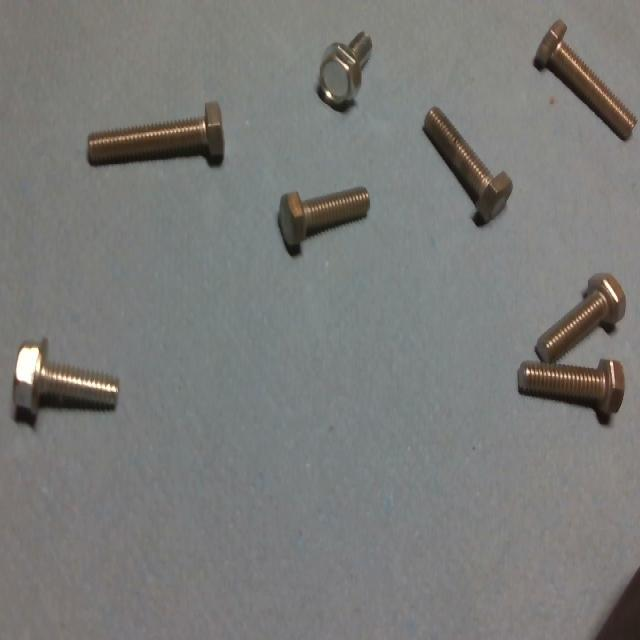
#> input picture imagens_teste/img1.jpg, 640 x 640 px; its folder holds only this picture in this run
$ python run_all.py
#> lines starting #> are read from the running program, lines starting #| are printed output that depends on the picture; after the words box and inside, x2 and y2 are one past the last pixel; in counts of white or black regions, pixels touching at a corner belong together
### contador_parafusos.py

from pathlib import Path
import cv2
import numpy as np
import matplotlib.pyplot as plt


#já esse arquivo funciona como o cérebro do sistema
#ele faz o pre processamento da imagem, detecta os
#contornos, estima a quantidade de parafusos, avalia o risco
#de erro e gera as imagens de resultado e etapas de processamento,
#tudo isso encapsulado na classe Count_Parafuso que é importada
#e utilizada tanto no run_all.py para processar as imagens do
#desafio quanto no app.py para a aplicação web.

class Count_Parafuso:
    """Classe responsável por detectar, contar e sinalizar risco de erro."""

    def __init__(self, area_minima_relativa=0.003, area_padrao_parafuso=0.010):
#> in contar, imagem is the input picture: shape (640, 640, 3); mean B, G, R 120.2, 122.5, 122.1
        self.area_minima_relativa = area_minima_relativa
        self.area_padrao_parafuso = area_padrao_parafuso

    def _pre_processar(self, imagem):
        cinza = cv2.cvtColor(imagem, cv2.COLOR_BGR2GRAY)
        fundo = cv2.medianBlur(cinza, 51)
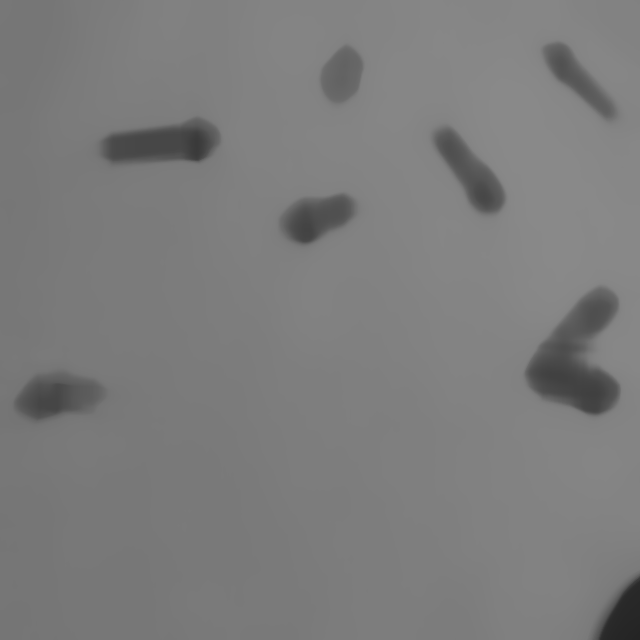
#> fundo: shape (640, 640); min 36, max 137, mean 124
        diferenca = cv2.absdiff(cinza, fundo)
        diferenca = cv2.normalize(diferenca, None, 0, 255, cv2.NORM_MINMAX)
        _, mascara_diferenca = cv2.threshold(
            diferenca, 0, 255, cv2.THRESH_BINARY + cv2.THRESH_OTSU
        )
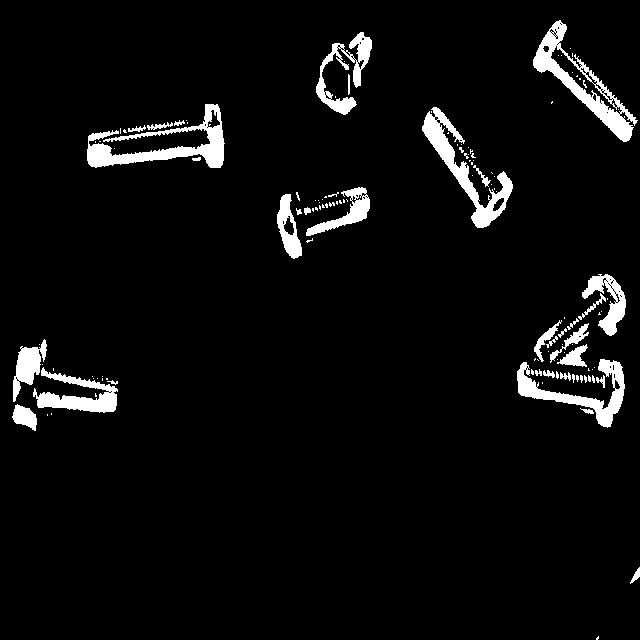
#> mascara_diferenca: shape (640, 640); 4.9% white; 126 white regions (92 under 20 px), largest, box (x1, y1, x2, y2) and area: (87, 104, 225, 168) 2914, (533, 20, 638, 142) 2779, (422, 107, 513, 228) 2512

        suavizada = cv2.GaussianBlur(cinza, (5, 5), 0)
        bordas = cv2.Canny(suavizada, 50, 150)
#> bordas: shape (640, 640); 1.3% white in thin lines or dots
        bordas = cv2.dilate(bordas, np.ones((3, 3), np.uint8), iterations=1)
#> bordas: shape (640, 640); 3.9% white; 12 white regions, largest, box (x1, y1, x2, y2) and area: (516, 271, 627, 427) 2334, (532, 17, 638, 143) 2332, (85, 100, 226, 169) 2244

        mascara = cv2.bitwise_or(mascara_diferenca, bordas)
#> mascara: shape (640, 640); 7% white; 36 white regions (27 under 20 px), largest, box (x1, y1, x2, y2) and area: (516, 271, 627, 428) 6936, (85, 100, 226, 169) 4420, (532, 17, 638, 143) 4038
        mascara = cv2.morphologyEx(
            mascara, cv2.MORPH_CLOSE, np.ones((5, 5), np.uint8), iterations=1
        )
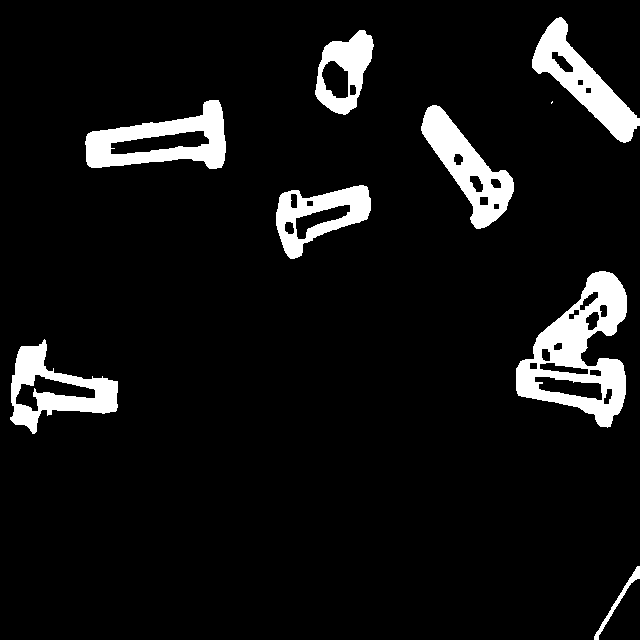
#> mascara: shape (640, 640); 7.6% white; 9 white regions (1 under 20 px), largest, box (x1, y1, x2, y2) and area: (516, 271, 627, 428) 7769, (85, 100, 226, 169) 4722, (532, 17, 640, 143) 4358
        mascara = cv2.morphologyEx(
            mascara, cv2.MORPH_OPEN, np.ones((3, 3), np.uint8), iterations=1
        )
#> mascara: shape (640, 640); 7.6% white; 8 white regions
        return cinza, fundo, diferenca, mascara_diferenca, bordas, mascara

    def contar(
        self,
        caminho_imagem,
        salvar_etapas=False,
        salvar_resultado=False,
        pasta_saida="saida",
        pasta_etapas="etapas_processamento",
    ):
        caminho_imagem = Path(caminho_imagem)
        pasta_saida = Path(pasta_saida)
        pasta_etapas = Path(pasta_etapas)

        imagem = cv2.imread(str(caminho_imagem))
        if imagem is None:
            raise FileNotFoundError(f"Não foi possível abrir a imagem: {caminho_imagem}")

        nome_base = caminho_imagem.stem
        altura, largura = imagem.shape[:2]
        area_imagem = altura * largura

        cinza, fundo, diferenca, mascara_diferenca, bordas, mascara = self._pre_processar(imagem)

        contornos, _ = cv2.findContours(
            mascara, cv2.RETR_EXTERNAL, cv2.CHAIN_APPROX_SIMPLE
        )
#> contornos = 8 contours; box (x1, y1, x2, y2) and area: (516, 271, 627, 427) 9426, (85, 100, 226, 169) 5792, (10, 340, 118, 434) 4904, (421, 105, 514, 229) 4532, (532, 17, 640, 143) 4464, (276, 185, 371, 259) 4002, (315, 30, 374, 115) 3192, (594, 566, 640, 640) 308

        area_minima = self.area_minima_relativa * area_imagem
        area_maxima = 0.60 * area_imagem
        objetos = []

        for contorno in contornos:
            area = cv2.contourArea(contorno)
            if area < area_minima or area > area_maxima:
                continue

            x, y, w, h = cv2.boundingRect(contorno)
            proporcao = max(w, h) / (min(w, h) + 1e-6)

            if proporcao < 1.08 and area < 0.02 * area_imagem:
                continue

            objetos.append(
                {
                    "contorno": contorno,
                    "area": float(area),
                    "caixa": (x, y, w, h),
                    "proporcao": float(proporcao),
                }
            )
#> this loop made 8 passes
#> (area, x, y, w, h, proporcao) on passes 2 to 8: (4904, 10, 340, 108, 94, 1.15), (9425.5, 516, 271, 111, 156, 1.41), (4002, 276, 185, 95, 74, 1.28), (4531.5, 421, 105, 93, 124, 1.33), (5792, 85, 100, 141, 69, 2.04), (3192.5, 315, 30, 59, 85, 1.44), (4463.5, 532, 17, 108, 126, 1.17)
#> after the loop, objetos = 7 items

        quantidade, detalhes_estimativa = self._estimar_quantidade(objetos, area_imagem)
        alerta = self._avaliar_risco(objetos, quantidade, mascara, largura, altura)
        confianca = self._calcular_confianca(objetos, quantidade, alerta, largura, altura)

        imagem_contornos = self._desenhar_contornos(imagem, objetos)
        imagem_resultado = self._desenhar_resultado(
            imagem, objetos, quantidade, confianca, alerta, detalhes_estimativa
        )

        dados = {
            "imagem": caminho_imagem.name,
            "quantidade": int(quantidade),
            "confianca": int(confianca),
            "objetos_detectados": len(objetos),
            "alerta": alerta,
            "detalhes_estimativa": detalhes_estimativa,
            "resultado": imagem_resultado,
            "etapas": {
                "original": imagem,
                "cinza": cinza,
                "fundo_estimado": fundo,
                "diferenca_fundo": diferenca,
                "mascara_por_diferenca": mascara_diferenca,
                "bordas": bordas,
                "mascara_final": mascara,
                "contornos": imagem_contornos,
                "resultado": imagem_resultado,
            },
        }

        if salvar_resultado:
            pasta_saida.mkdir(parents=True, exist_ok=True)
            cv2.imwrite(str(pasta_saida / f"resultado_{nome_base}.jpg"), imagem_resultado)

        if salvar_etapas:
            pasta_etapas.mkdir(parents=True, exist_ok=True)
            self._salvar_etapas(nome_base, dados["etapas"], pasta_etapas)
            self._salvar_painel(nome_base, dados, pasta_etapas)

        return dados

    def _estimar_quantidade(self, objetos, area_imagem):
#> called with area_imagem = 409600
        if not objetos:
            return 0, {"area_referencia": 0, "estimativas_locais": []}

        areas = np.array([obj["area"] for obj in objetos], dtype=float)
#> areas = [4904, 9425.5, 4002, 4531.5, 5792, 3192.5, 4463.5]

        if len(areas) >= 2:
            limite = np.percentile(areas, 70)
#> limite = 5081.6
            area_referencia = float(np.median(areas[areas <= limite]))
#> area_referencia = 4463.5
        else:
            area_referencia = float(self.area_padrao_parafuso * area_imagem)

        quantidade = 0
        estimativas_locais = []

        for obj in objetos:
            area = obj["area"]
            razao = area / max(area_referencia, 1.0)

            if razao >= 1.7:
                estimativa = int(round(razao))
            else:
                estimativa = 1

            estimativa = max(1, min(estimativa, 30))
            quantidade += estimativa
            estimativas_locais.append(
                {
                    "area": round(area, 2),
                    "razao_area": round(razao, 2),
                    "estimativa": int(estimativa),
                }
            )
#> this loop made 7 passes
#> (area, razao, estimativa, quantidade) on passes 1 to 7: (4904, 1.1, 1, 1), (9425.5, 2.11, 2, 3), (4002, 0.897, 1, 4), (4531.5, 1.02, 1, 5), (5792, 1.3, 1, 6), (3192.5, 0.715, 1, 7), (4463.5, 1, 1, 8)
#> after the loop, estimativas_locais = 7 items; quantidade = 8
#> in contar, `quantidade, detalhes_estimativa = self._estimar_quantidade(objetos, ar..`: detalhes_estimativa = 2 items

        return int(quantidade), {
            "area_referencia": round(area_referencia, 2),
            "estimativas_locais": estimativas_locais,
        }

    def _avaliar_risco(self, objetos, quantidade, mascara, largura, altura):
#> called with quantidade = 8, largura = 640, altura = 640
        if not objetos:
            return {
                "revisar": True,
                "nivel": "alto",
                "mensagem": "Nenhum parafuso foi detectado com segurança.",
                "motivos": ["A imagem não gerou objetos válidos para contagem."],
                "recomendacao": "Tire uma nova foto com melhor iluminação e fundo limpo.",
            }

        motivos = []
        areas = np.array([obj["area"] for obj in objetos], dtype=float)
#> areas = [4904, 9425.5, 4002, 4531.5, 5792, 3192.5, 4463.5]
        area_mediana = float(np.median(areas))
#> area_mediana = 4531.5
        maior_area = float(np.max(areas))
#> maior_area = 9425.5
        area_ocupada = cv2.countNonZero(mascara) / float(largura * altura)
#> area_ocupada = 0.0761

        if quantidade > len(objetos):
            motivos.append(
                "A estimativa ficou maior que o número de contornos, indicando possível agrupamento."
            )

        if maior_area / max(area_mediana, 1.0) >= 1.8:
            motivos.append("Existe uma região detectada muito maior que as demais.")

        if len(objetos) <= 4 and area_ocupada > 0.06:
            motivos.append(
                "Poucos contornos ocupam área relevante da imagem, sinal de parafusos muito próximos."
            )

        if any(obj["proporcao"] > 8 for obj in objetos):
            motivos.append("Há região muito alongada ou irregular, possível união de objetos.")

        if motivos:
            nivel = "alto" if len(motivos) >= 2 or len(objetos) <= 4 else "medio"
#> nivel = 'alto'
#> in contar, `alerta = self._avaliar_risco(objetos, quantidade, mascara, largura, al..`: alerta = 5 items
            return {
                "revisar": True,
                "nivel": nivel,
                "mensagem": "Possível sobreposição ou proximidade excessiva entre parafusos.",
                "motivos": motivos,
                "recomendacao": "A contagem foi informada, mas confira a foto. Se possível, espalhe os parafusos e tire uma nova imagem.",
            }

        return {
            "revisar": False,
            "nivel": "baixo",
            "mensagem": "Leitura sem sinais fortes de agrupamento.",
            "motivos": [],
            "recomendacao": "A contagem pode ser usada normalmente.",
        }

    def _calcular_confianca(self, objetos, quantidade, alerta, largura, altura):
#> called with quantidade = 8, largura = 640, altura = 640
        if quantidade == 0:
            return 0

        confianca = 100

        if alerta["revisar"]:
            confianca -= 22 if alerta["nivel"] == "alto" else 12
#> confianca = 78

        if quantidade > len(objetos):
            confianca -= 8
#> confianca = 70

        for obj in objetos:
            x, y, w, h = obj["caixa"]
            toca_borda = x <= 2 or y <= 2 or (x + w) >= largura - 2 or (y + h) >= altura - 2
            if toca_borda:
                confianca -= 10
#> this loop made 7 passes
#> (x, y, w, h, toca_borda, confianca) on pass 7: (532, 17, 108, 126, True, 60)
#> after the loop, confianca = 60

        return int(max(20, min(100, confianca)))

    def _desenhar_contornos(self, imagem, objetos):
        saida = imagem.copy()
        for obj in objetos:
            cv2.drawContours(saida, [obj["contorno"]], -1, (0, 255, 255), 2)
#> this loop made 7 passes
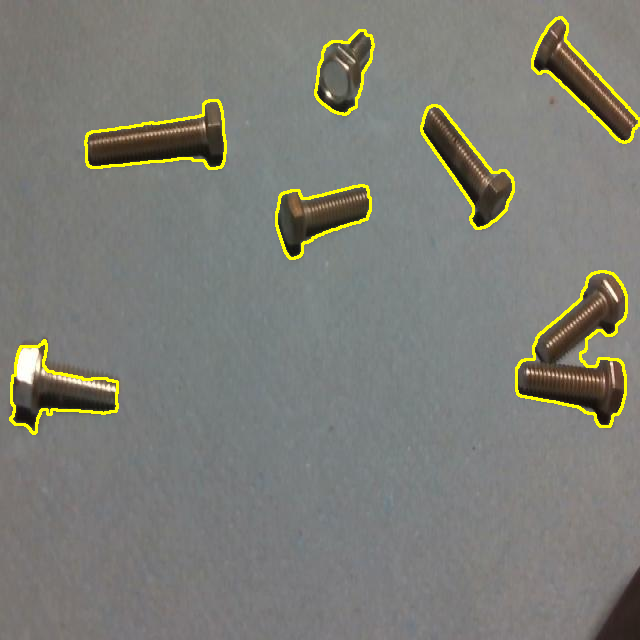
#> saida: shape (640, 640, 3); 2.04% of pixels changed, all inside (x1, y1, x2, y2) = (9, 16, 640, 435)
        return saida

    def _desenhar_resultado(self, imagem, objetos, quantidade, confianca, alerta, detalhes):
#> called with quantidade = 8, confianca = 60
        saida = imagem.copy()

        for i, obj in enumerate(objetos, start=1):
            x, y, w, h = obj["caixa"]
            cv2.rectangle(saida, (x, y), (x + w, y + h), (0, 255, 0), 2)
            cv2.putText(saida, str(i), (x, max(20, y - 5)), cv2.FONT_HERSHEY_SIMPLEX, 0.6, (0, 255, 0), 2)
#> this loop made 7 passes
#> (x, y, w, h) on passes 1 to 7: (10, 340, 108, 94), (516, 271, 111, 156), (276, 185, 95, 74), (421, 105, 93, 124), (85, 100, 141, 69), (315, 30, 59, 85), (532, 17, 108, 126)
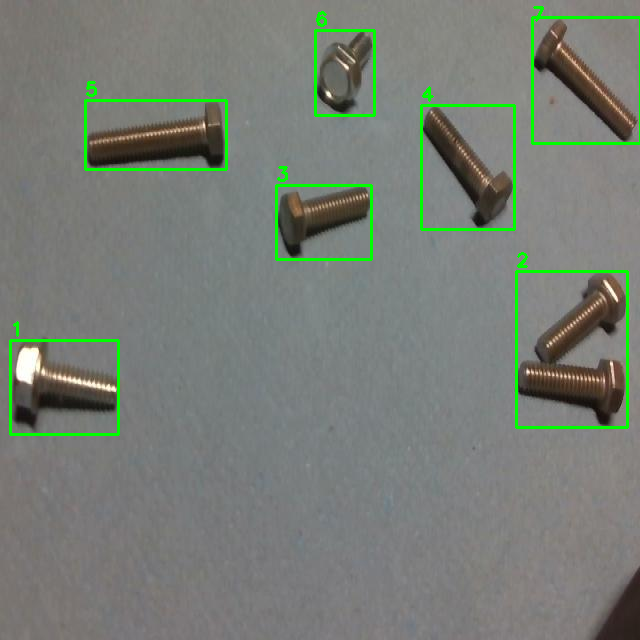
#> saida: shape (640, 640, 3); 2.19% of pixels changed, all inside (x1, y1, x2, y2) = (9, 6, 640, 436)

        texto = f"Parafusos: {quantidade} | Confianca: {confianca}%"
#> texto = 'Parafusos: 8 | Confianca: 60%'
        cv2.rectangle(saida, (10, 10), (min(620, 10 + len(texto) * 13), 45), (0, 0, 0), -1)
        cv2.putText(saida, texto, (20, 35), cv2.FONT_HERSHEY_SIMPLEX, 0.7, (255, 255, 255), 2)

        if alerta["revisar"]:
            aviso = "ALERTA: possivel leitura comprometida"
            cv2.rectangle(saida, (10, 50), (min(760, 10 + len(aviso) * 13), 85), (0, 140, 255), -1)
            cv2.putText(saida, aviso, (20, 75), cv2.FONT_HERSHEY_SIMPLEX, 0.65, (255, 255, 255), 2)
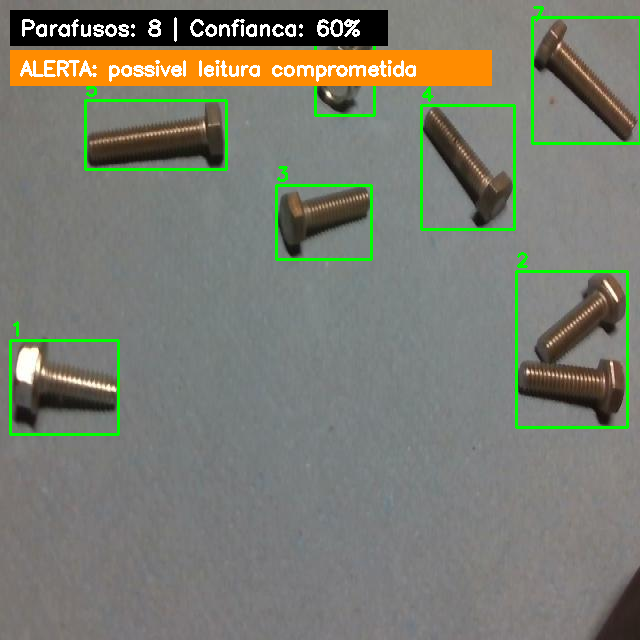
#> saida: shape (640, 640, 3); mean B, G, R 111.6, 123.6, 122.2

        return saida

    def _salvar_etapas(self, nome_base, etapas, pasta_etapas):
#> called with nome_base = 'img1'
        for nome_etapa, imagem in etapas.items():
            cv2.imwrite(str(pasta_etapas / f"{nome_base}_{nome_etapa}.jpg"), imagem)
#> this loop made 9 passes

    def _salvar_painel(self, nome_base, dados, pasta_etapas):
#> called with nome_base = 'img1'
        etapas = dados["etapas"]
#> etapas = 9 items
        titulos = [
            "1. Original",
            "2. Cinza",
            "3. Diferenca do fundo",
            "4. Mascara final",
            "5. Contornos",
            f"6. Resultado: {dados['quantidade']} | {dados['confianca']}%",
        ]
#> titulos = ['1. Original', '2. Cinza', '3. Diferenca do fundo', '4. Mascara final', '5. Contornos', '6. Resultado: 8 | 60%']
        chaves = ["original", "cinza", "diferenca_fundo", "mascara_final", "contornos", "resultado"]

        plt.figure(figsize=(13, 8))
        for indice, (titulo, chave) in enumerate(zip(titulos, chaves), start=1):
            plt.subplot(2, 3, indice)
            imagem = etapas[chave]
            if len(imagem.shape) == 2:
                plt.imshow(imagem, cmap="gray")
            else:
                plt.imshow(cv2.cvtColor(imagem, cv2.COLOR_BGR2RGB))
            plt.title(titulo)
            plt.axis("off")
#> this loop made 6 passes
#> (titulo, chave) on passes 1 to 6: ('1. Original', 'original'), ('2. Cinza', 'cinza'), ('3. Diferenca do fundo', 'diferenca_fundo'), ('4. Mascara final', 'mascara_final'), ('5. Contornos', 'contornos'), ('6. Resultado: 8 | 60%', 'resultado')

        plt.tight_layout()
        plt.savefig(pasta_etapas / f"{nome_base}_painel_processamento.png", dpi=160)
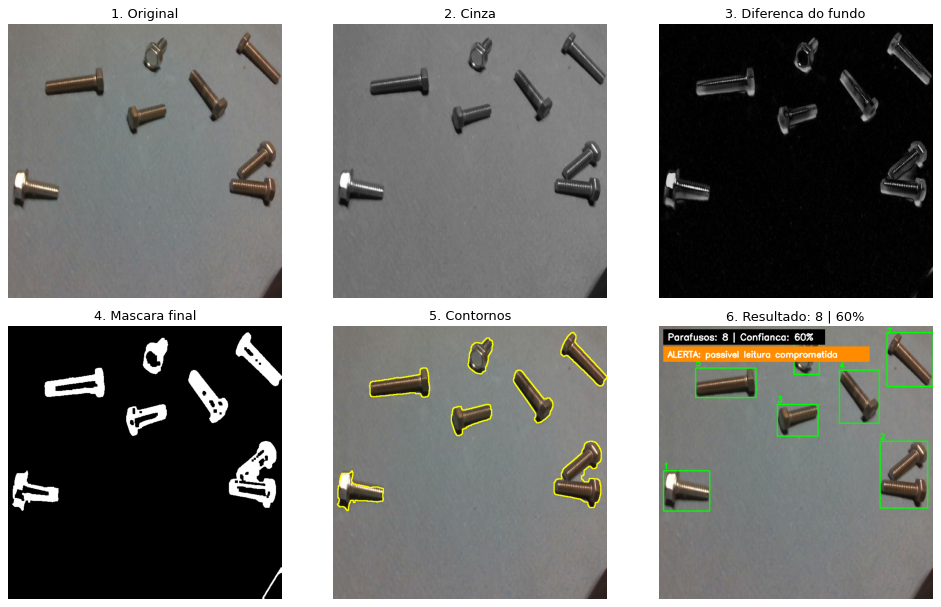
#> figure drawn by matplotlib, 6 panels
        plt.close()

### run_all.py
from pathlib import Path
import csv
from contador_parafusos import Count_Parafuso


#esse algotimo vai ser executado para
#todos os arquivos da pasta imagens_teste que são as
#imagens do desafio 1, ele vai gerar um arquivo csv com os
#resultados e também salvar as imagens de resultado e etapas de processamento
#em pastas separadas para cada imagem, isso facilita a análise e comparação
#dos resultados posteriormente.

PASTA_IMAGENS = Path("imagens_teste")
PASTA_SAIDA = Path("saida")
PASTA_ETAPAS = Path("etapas_processamento")

contador = Count_Parafuso()
PASTA_SAIDA.mkdir(exist_ok=True)
PASTA_ETAPAS.mkdir(exist_ok=True)

resultados = []

print("\nAFERIFUSO - RESULTADOS DO DESAFIO 1\n")

for imagem in sorted(PASTA_IMAGENS.glob("*.jpg")):
    dados = contador.contar(
        imagem,
        salvar_etapas=True,
        salvar_resultado=True,
        pasta_saida=PASTA_SAIDA,
        pasta_etapas=PASTA_ETAPAS,
    )
#> dados = 8 items

    print(f"{imagem.name}: {dados['quantidade']} parafuso(s) | confiança={dados['confianca']}% | contornos={dados['objetos_detectados']}")
#| img1.jpg: 8 parafuso(s) | confiança=60% | contornos=7
    if dados["alerta"]["revisar"]:
        print(f"  ALERTA: {dados['alerta']['mensagem']}")
#|   ALERTA: Possível sobreposição ou proximidade excessiva entre parafusos.
        for motivo in dados["alerta"]["motivos"]:
            print(f"  - {motivo}")
#> this loop made 2 passes
#|   - A estimativa ficou maior que o número de contornos, indicando possível agrupamento.
#|   - Existe uma região detectada muito maior que as demais.
    print()

    resultados.append({
        "imagem": imagem.name,
        "quantidade": dados["quantidade"],
        "confianca": dados["confianca"],
        "contornos": dados["objetos_detectados"],
        "alerta": dados["alerta"]["mensagem"],
        "revisar": dados["alerta"]["revisar"],
    })

with open(PASTA_SAIDA / "resumo_resultados.csv", "w", newline="", encoding="utf-8") as arquivo:
    campos = ["imagem", "quantidade", "confianca", "contornos", "alerta", "revisar"]
    escritor = csv.DictWriter(arquivo, fieldnames=campos)
    escritor.writeheader()
    escritor.writerows(resultados)

print("Arquivos gerados em: saida/ e etapas_processamento/\n")
